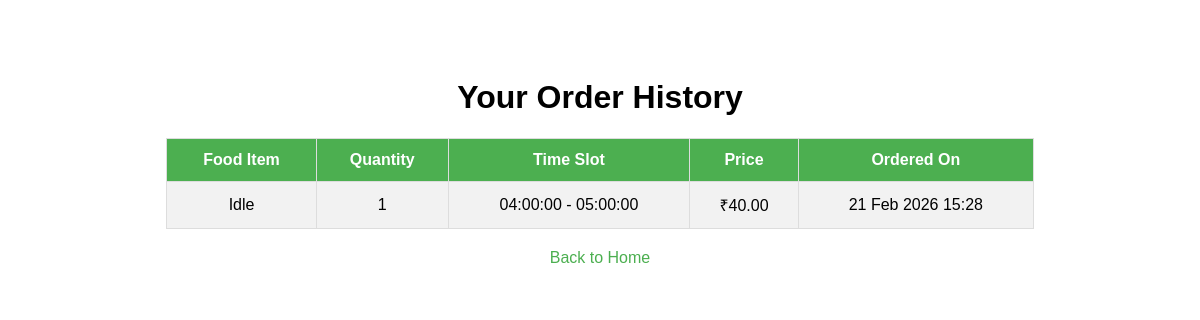
The app's page /order-history/ (signed in) with its own data.
### foodstall/models.py (models this page shows, shortened)
class Order(models.Model):
    student = models.ForeignKey(User, on_delete=models.CASCADE)
    food_item = models.ForeignKey(FoodItem, on_delete=models.CASCADE)
    time_slot = models.ForeignKey(TimeSlot, on_delete=models.SET_NULL, null=True)
    quantity = models.PositiveIntegerField(default=1)
    timestamp = models.DateTimeField(auto_now_add=True)
    def total_price(self):
        return self.food_item.price * self.quantity

class FoodItem(models.Model):
    name = models.CharField(max_length=100)
    price = models.DecimalField(max_digits=6, decimal_places=2)
    available = models.BooleanField(default=True)

class TimeSlot(models.Model):
    start_time = models.TimeField()
    end_time = models.TimeField()
    def __str__(self):
        return f"{self.start_time} - {self.end_time}"

### foodstall/views.py (the view)
# urls.py: path('order-history/', views.order_history, name='order_history'),
@login_required
def order_history(request):
    orders = Order.objects.filter(student=request.user).order_by('-timestamp')
    return render(request, 'foodstall/order_history.html', {'orders': orders})

### foodstall/templates/foodstall/order_history.html (shortened to what this page needs)
<!DOCTYPE html>
<html lang="en">
<head>
</head>
<body>
    <h1>Your Order History</h1>
    <table>
        <tr>
            <th>Food Item</th>
            <th>Quantity</th>
            <th>Time Slot</th>
            <th>Price</th>
            <th>Ordered On</th>
        </tr>
        {% for order in orders %}
        <tr>
            <td>{{ order.food_item.name }}</td>
            <td>{{ order.quantity }}</td>
            <td>{{ order.time_slot }}</td>
            <td>₹{{ order.total_price }}</td>
            <td>{{ order.timestamp|date:"d M Y H:i" }}</td>
        </tr>
        {% empty %}
        <tr>
            <td colspan="5">No orders yet.</td>
        </tr>
        {% endfor %}
    </table>
    <a href="{% url 'home' %}">Back to Home</a>
</body>
</html>

### foodstall/templates/foodstall/order_history.html (style rules this page uses)
body { font-family: Arial, sans-serif; padding: 50px; }
table { width: 80%; margin: auto; border-collapse: collapse; }
th, td { padding: 12px; border: 1px solid #ddd; text-align: center; }
th { background-color: #4CAF50; color: white; }
tr:nth-child(even) { background-color: #f2f2f2; }
h1 { text-align: center; }
a { display: block; text-align: center; margin-top: 20px; color: #4CAF50; text-decoration: none; }

### records on screen
Order: food_item.name "Idle", quantity "1", time_slot "04:00:00 - 05:00:00", total_price "40.00", timestamp "21 Feb 2026 15:28"
